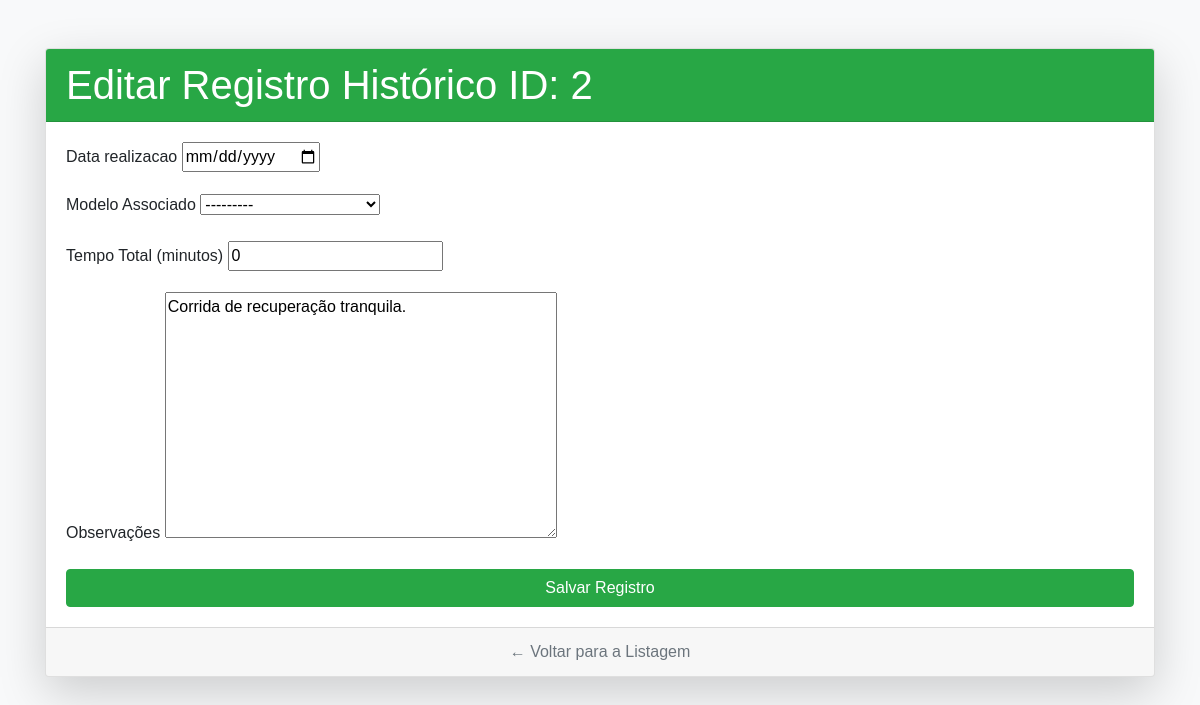
Page /historico/editar/2/ on the committed database.
### app/models.py (models this page shows, shortened)
class HistoricoCorrida(models.Model):
    usuario = models.ForeignKey(
        User,
        on_delete=models.CASCADE,
        related_name='historico',
        verbose_name='Usuário'
    )
    modelo_corrida = models.ForeignKey(
        ModeloDeCorrida,
        on_delete=models.SET_NULL,
        null=True,
        verbose_name='Modelo Associado'
    )
    data_realizacao = models.DateField(default=timezone.now, verbose_name='Data da Realização')
    tempo_total_min = models.IntegerField(
        validators=[MinValueValidator(0)],
        verbose_name='Tempo Total (minutos)'
    )
    observacoes = models.TextField(blank=True, verbose_name='Observações')
    class Meta:
        ordering = ['-data_realizacao']
        verbose_name = "Histórico de Corrida"
        verbose_name_plural = "Histórico de Corridas"

### app/views.py (the view)
# urls.py: path('historico/editar/<int:pk>/', editar_historico, name='editar_historico'),
def editar_historico(request, pk):
    usuario_logado = get_user_logged_in()
    historico = get_object_or_404(HistoricoCorrida, pk=pk, usuario=usuario_logado)
    if request.method == 'POST':
        form = HistoricoCorridaForm(request.POST, instance=historico)
        if form.is_valid():
            form.save()
            return redirect('listagem_completa')
    else:
        modelos_disponiveis = ModeloDeCorrida.objects.filter(usuario=usuario_logado)
        form = HistoricoCorridaForm(instance=historico)
        form.fields['modelo_corrida'].queryset = modelos_disponiveis
    context = {'form': form, 'titulo': f'Editar Registro Histórico ID: {historico.id}'}
    return render(request, 'historico_form.html', context)

### app/forms.py
class HistoricoCorridaForm(forms.ModelForm):
    data_realizacao = forms.DateField(widget=forms.DateInput(attrs={'type': 'date'}))
    class Meta:
        model = HistoricoCorrida
        fields = ['data_realizacao', 'modelo_corrida', 'tempo_total_min', 'observacoes', 'usuario']
        widgets = {
            'usuario': forms.HiddenInput(),
        }

### app/models.py (called while the page is built)
    def __str__(self):
        return f"{self.nome} - {self.distancia_planejada_km} km"

### app/views.py (called while the page is built)
def get_user_logged_in():
    try:
        return User.objects.get(username='corredor_teste')
    except User.DoesNotExist:
        user = User.objects.create_user('corredor_teste', 'teste@agenda.com', '123456')
        return user

### agenda_corrida_final/app/templates/historico_form.html (shortened to what this page needs)
{% load static %}
<!DOCTYPE html>
<html lang="pt-br">
<head>
    <link rel="stylesheet" href="https://maxcdn.bootstrapcdn.com/bootstrap/4.5.2/css/bootstrap.min.css">
</head>
<body>
    <div class="container mt-5">
        <div class="card shadow-lg">
            <div class="card-header">
                <h1 class="mb-0">{{ titulo }}</h1>
            </div>
            <div class="card-body">
                <form method="post">
                    {% for field in form %}
                        {% if field.is_hidden %}
                            {{ field }}
                        {% else %}
                            <div class="form-group">
                                <label for="{{ field.id_for_label }}">{{ field.label }}</label>
                                {{ field }}
                            </div>
                        {% endif %}
                    {% endfor %}
                    <button type="submit" class="btn btn-success btn-block mt-3">Salvar Registro</button>
                </form>
            </div>
            <div class="card-footer text-center">
                <a href="{% url 'listagem_completa' %}" class="text-secondary">
                    ← Voltar para a Listagem
                </a>
            </div>
        </div>
    </div>
</body>
</html>

### agenda_corrida_final/app/templates/historico_form.html (style rules this page uses)
body { background-color: #f8f9fa; font-family: sans-serif; }
.card-header { background-color: #28a745; color: white; }

### rows in the picture
HistoricoCorrida: form "---------" "0" "Corrida de recuperação tranquila."

### other values in the picture
{{ titulo }} "Editar Registro Histórico ID: 2"
{{ field.label }} "Data realizacao" "Modelo Associado" "Tempo Total (minutos)" "Observações"
